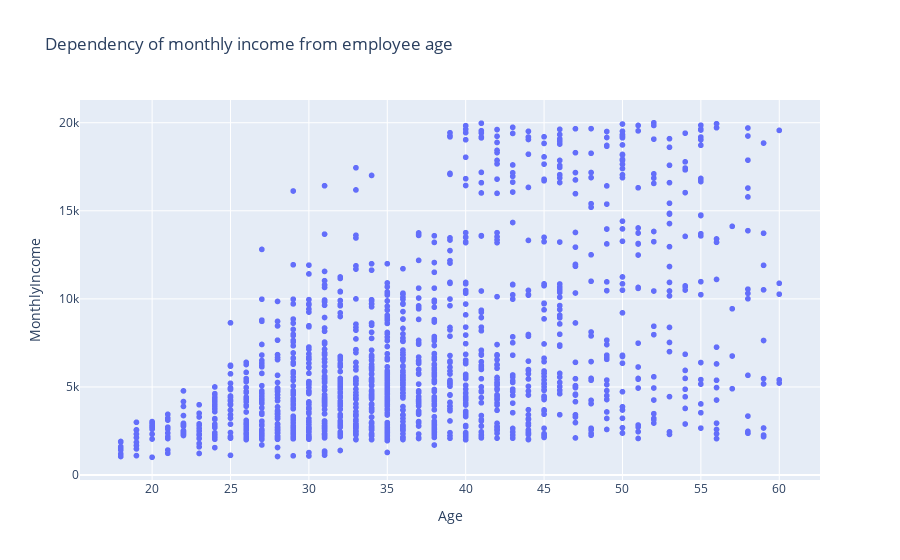

The notebook cell saved with this chart:
### Markdown cell above
From the histogram we can conclude that men are more satisfied by their job (may be because data contain more information about men).

### Code cell
fig = px.scatter(df, x='Age', y='MonthlyIncome', title='Dependency of monthly income from employee age')
fig.show()

### Figure 1 — Plotly figure (JSON) as saved in the notebook; plotly's stock layout.template omitted (floating-point values rounded to 4 significant figures; data arrays with more than 128 entries replaced by an {"elided": "..."} marker saying what was removed)
{"data": [{"hovertemplate": "Age=%{x}<br>MonthlyIncome=%{y}<extra></extra>", "legendgroup": "", "marker": {"color": "#636efa", "symbol": "circle"}, "mode": "markers", "name": "", "showlegend": false, "type": "scattergl", "x": {"elided": "1470 int values"}, "xaxis": "x", "y": {"elided": "1470 int values"}, "yaxis": "y"}], "layout": {"legend": {"tracegroupgap": 0}, "title": {"text": "Dependency of monthly income from employee age"}, "xaxis": {"anchor": "y", "domain": [0, 1], "title": {"text": "Age"}}, "yaxis": {"anchor": "x", "domain": [0, 1], "title": {"text": "MonthlyIncome"}}}}
